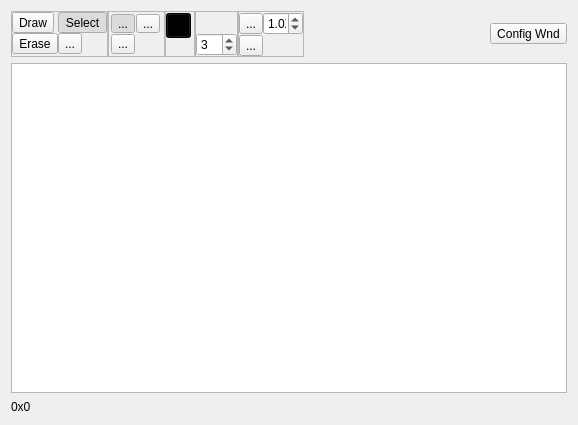
<?xml version="1.0" encoding="UTF-8"?>
<ui version="4.0">
 <class>GraphiItemCtrl</class>
 <widget class="QWidget" name="GraphiItemCtrl">
  <property name="geometry">
   <rect>
    <x>0</x>
    <y>0</y>
    <width>578</width>
    <height>425</height>
   </rect>
  </property>
  <property name="windowTitle">
   <string>GraphiItemCtrl</string>
  </property>
  <layout class="QVBoxLayout" name="verticalLayout">
   <item>
    <widget class="QWidget" name="widget" native="true">
     <property name="sizePolicy">
      <sizepolicy hsizetype="Preferred" vsizetype="Fixed">
       <horstretch>0</horstretch>
       <verstretch>0</verstretch>
      </sizepolicy>
     </property>
     <layout class="QHBoxLayout" name="horizontalLayout">
      <property name="spacing">
       <number>0</number>
      </property>
      <property name="leftMargin">
       <number>0</number>
      </property>
      <property name="topMargin">
       <number>0</number>
      </property>
      <property name="rightMargin">
       <number>0</number>
      </property>
      <property name="bottomMargin">
       <number>0</number>
      </property>
      <item>
       <widget class="QFrame" name="frame_2">
        <property name="minimumSize">
         <size>
          <width>54</width>
          <height>0</height>
         </size>
        </property>
        <property name="frameShape">
         <enum>QFrame::StyledPanel</enum>
        </property>
        <property name="frameShadow">
         <enum>QFrame::Raised</enum>
        </property>
        <layout class="QGridLayout" name="gridLayout">
         <property name="leftMargin">
          <number>0</number>
         </property>
         <property name="topMargin">
          <number>0</number>
         </property>
         <property name="rightMargin">
          <number>0</number>
         </property>
         <property name="bottomMargin">
          <number>0</number>
         </property>
         <property name="spacing">
          <number>0</number>
         </property>
         <item row="0" column="0">
          <widget class="QToolButton" name="rdo_Draw">
           <property name="toolTip">
            <string>&lt;html&gt;&lt;head/&gt;&lt;body&gt;&lt;p&gt;Draw&lt;/p&gt;&lt;/body&gt;&lt;/html&gt;</string>
           </property>
           <property name="text">
            <string>Draw</string>
           </property>
           <property name="icon">
            <iconset resource="ImageTool.qrc">
             <normaloff>:/ImageTool/Resources/edit.png</normaloff>:/ImageTool/Resources/edit.png</iconset>
           </property>
           <property name="shortcut">
            <string>Ctrl+D</string>
           </property>
           <property name="checkable">
            <bool>true</bool>
           </property>
           <property name="checked">
            <bool>false</bool>
           </property>
          </widget>
         </item>
         <item row="0" column="1">
          <widget class="QToolButton" name="rdo_Select">
           <property name="toolTip">
            <string>&lt;html&gt;&lt;head/&gt;&lt;body&gt;&lt;p&gt;Select&lt;/p&gt;&lt;/body&gt;&lt;/html&gt;</string>
           </property>
           <property name="text">
            <string>Select</string>
           </property>
           <property name="icon">
            <iconset resource="ImageTool.qrc">
             <normaloff>:/ImageTool/Resources/cursor_hand.png</normaloff>:/ImageTool/Resources/cursor_hand.png</iconset>
           </property>
           <property name="shortcut">
            <string>Ctrl+M</string>
           </property>
           <property name="checkable">
            <bool>true</bool>
           </property>
           <property name="checked">
            <bool>true</bool>
           </property>
          </widget>
         </item>
         <item row="1" column="0">
          <widget class="QToolButton" name="rdo_Erase">
           <property name="toolTip">
            <string>&lt;html&gt;&lt;head/&gt;&lt;body&gt;&lt;p&gt;Erase&lt;/p&gt;&lt;/body&gt;&lt;/html&gt;</string>
           </property>
           <property name="text">
            <string>Erase</string>
           </property>
           <property name="icon">
            <iconset resource="ImageTool.qrc">
             <normaloff>:/ImageTool/Resources/Eraser.png</normaloff>:/ImageTool/Resources/Eraser.png</iconset>
           </property>
           <property name="shortcut">
            <string>Ctrl+E</string>
           </property>
           <property name="checkable">
            <bool>true</bool>
           </property>
          </widget>
         </item>
         <item row="1" column="1">
          <widget class="QToolButton" name="rdo_Point">
           <property name="toolTip">
            <string>&lt;html&gt;&lt;head/&gt;&lt;body&gt;&lt;p&gt;Point&lt;/p&gt;&lt;/body&gt;&lt;/html&gt;</string>
           </property>
           <property name="text">
            <string>...</string>
           </property>
           <property name="icon">
            <iconset resource="ImageTool.qrc">
             <normaloff>:/ImageTool/Resources/Arrow.png</normaloff>:/ImageTool/Resources/Arrow.png</iconset>
           </property>
           <property name="shortcut">
            <string>Ctrl+P</string>
           </property>
           <property name="checkable">
            <bool>true</bool>
           </property>
          </widget>
         </item>
        </layout>
       </widget>
      </item>
      <item>
       <widget class="QFrame" name="frm_ItemSelection">
        <property name="sizePolicy">
         <sizepolicy hsizetype="Fixed" vsizetype="Fixed">
          <horstretch>0</horstretch>
          <verstretch>0</verstretch>
         </sizepolicy>
        </property>
        <property name="minimumSize">
         <size>
          <width>57</width>
          <height>45</height>
         </size>
        </property>
        <property name="frameShape">
         <enum>QFrame::StyledPanel</enum>
        </property>
        <property name="frameShadow">
         <enum>QFrame::Raised</enum>
        </property>
        <layout class="QFormLayout" name="formLayout">
         <property name="fieldGrowthPolicy">
          <enum>QFormLayout::AllNonFixedFieldsGrow</enum>
         </property>
         <property name="horizontalSpacing">
          <number>1</number>
         </property>
         <property name="verticalSpacing">
          <number>1</number>
         </property>
         <property name="leftMargin">
          <number>2</number>
         </property>
         <property name="topMargin">
          <number>2</number>
         </property>
         <property name="rightMargin">
          <number>2</number>
         </property>
         <property name="bottomMargin">
          <number>2</number>
         </property>
         <item row="0" column="0">
          <widget class="QToolButton" name="btn_Line">
           <property name="toolTip">
            <string>&lt;html&gt;&lt;head/&gt;&lt;body&gt;&lt;p&gt;Line&lt;/p&gt;&lt;/body&gt;&lt;/html&gt;</string>
           </property>
           <property name="text">
            <string>...</string>
           </property>
           <property name="icon">
            <iconset resource="ImageTool.qrc">
             <normaloff>:/ImageTool/Resources/line.png</normaloff>:/ImageTool/Resources/line.png</iconset>
           </property>
           <property name="checkable">
            <bool>true</bool>
           </property>
           <property name="checked">
            <bool>true</bool>
           </property>
          </widget>
         </item>
         <item row="0" column="1">
          <widget class="QToolButton" name="btn_Rectangle">
           <property name="toolTip">
            <string>&lt;html&gt;&lt;head/&gt;&lt;body&gt;&lt;p&gt;Rect&lt;/p&gt;&lt;/body&gt;&lt;/html&gt;</string>
           </property>
           <property name="text">
            <string>...</string>
           </property>
           <property name="icon">
            <iconset resource="ImageTool.qrc">
             <normaloff>:/ImageTool/Resources/rectangle.png</normaloff>:/ImageTool/Resources/rectangle.png</iconset>
           </property>
           <property name="checkable">
            <bool>true</bool>
           </property>
          </widget>
         </item>
         <item row="1" column="0">
          <widget class="QToolButton" name="btn_Elipse">
           <property name="toolTip">
            <string>&lt;html&gt;&lt;head/&gt;&lt;body&gt;&lt;p&gt;Circle&lt;/p&gt;&lt;/body&gt;&lt;/html&gt;</string>
           </property>
           <property name="text">
            <string>...</string>
           </property>
           <property name="icon">
            <iconset resource="ImageTool.qrc">
             <normaloff>:/ImageTool/Resources/circle.png</normaloff>:/ImageTool/Resources/circle.png</iconset>
           </property>
           <property name="checkable">
            <bool>true</bool>
           </property>
           <property name="autoRaise">
            <bool>false</bool>
           </property>
          </widget>
         </item>
        </layout>
       </widget>
      </item>
      <item>
       <widget class="QFrame" name="frm_ClrSelection">
        <property name="minimumSize">
         <size>
          <width>30</width>
          <height>0</height>
         </size>
        </property>
        <property name="frameShape">
         <enum>QFrame::StyledPanel</enum>
        </property>
        <property name="frameShadow">
         <enum>QFrame::Raised</enum>
        </property>
        <layout class="QVBoxLayout" name="verticalLayout_3">
         <property name="spacing">
          <number>0</number>
         </property>
         <property name="leftMargin">
          <number>0</number>
         </property>
         <property name="topMargin">
          <number>0</number>
         </property>
         <property name="rightMargin">
          <number>0</number>
         </property>
         <property name="bottomMargin">
          <number>0</number>
         </property>
         <item>
          <widget class="QToolButton" name="toolButton">
           <property name="minimumSize">
            <size>
             <width>25</width>
             <height>25</height>
            </size>
           </property>
           <property name="palette">
            <palette>
             <active>
              <colorrole role="Button">
               <brush brushstyle="SolidPattern">
                <color alpha="255">
                 <red>0</red>
                 <green>0</green>
                 <blue>0</blue>
                </color>
               </brush>
              </colorrole>
              <colorrole role="Base">
               <brush brushstyle="SolidPattern">
                <color alpha="255">
                 <red>0</red>
                 <green>85</green>
                 <blue>0</blue>
                </color>
               </brush>
              </colorrole>
              <colorrole role="Window">
               <brush brushstyle="SolidPattern">
                <color alpha="255">
                 <red>0</red>
                 <green>0</green>
                 <blue>0</blue>
                </color>
               </brush>
              </colorrole>
             </active>
             <inactive>
              <colorrole role="Button">
               <brush brushstyle="SolidPattern">
                <color alpha="255">
                 <red>0</red>
                 <green>0</green>
                 <blue>0</blue>
                </color>
               </brush>
              </colorrole>
              <colorrole role="Base">
               <brush brushstyle="SolidPattern">
                <color alpha="255">
                 <red>0</red>
                 <green>85</green>
                 <blue>0</blue>
                </color>
               </brush>
              </colorrole>
              <colorrole role="Window">
               <brush brushstyle="SolidPattern">
                <color alpha="255">
                 <red>0</red>
                 <green>0</green>
                 <blue>0</blue>
                </color>
               </brush>
              </colorrole>
             </inactive>
             <disabled>
              <colorrole role="Button">
               <brush brushstyle="SolidPattern">
                <color alpha="255">
                 <red>0</red>
                 <green>0</green>
                 <blue>0</blue>
                </color>
               </brush>
              </colorrole>
              <colorrole role="Base">
               <brush brushstyle="SolidPattern">
                <color alpha="255">
                 <red>0</red>
                 <green>0</green>
                 <blue>0</blue>
                </color>
               </brush>
              </colorrole>
              <colorrole role="Window">
               <brush brushstyle="SolidPattern">
                <color alpha="255">
                 <red>0</red>
                 <green>0</green>
                 <blue>0</blue>
                </color>
               </brush>
              </colorrole>
             </disabled>
            </palette>
           </property>
           <property name="toolTip">
            <string>&lt;html&gt;&lt;head/&gt;&lt;body&gt;&lt;p&gt;&lt;span style=&quot; font-weight:600; font-style:italic; color:#ff0000;&quot;&gt;Change &lt;/span&gt;&lt;span style=&quot; font-weight:600; font-style:italic;&quot;&gt;Color&lt;/span&gt;&lt;/p&gt;&lt;/body&gt;&lt;/html&gt;</string>
           </property>
           <property name="text">
            <string>...</string>
           </property>
           <property name="icon">
            <iconset resource="ImageTool.qrc">
             <normaloff>:/ImageTool/Resources/pallet.png</normaloff>:/ImageTool/Resources/pallet.png</iconset>
           </property>
          </widget>
         </item>
         <item>
          <widget class="QLabel" name="lbl_SelColor">
           <property name="sizePolicy">
            <sizepolicy hsizetype="Fixed" vsizetype="Fixed">
             <horstretch>0</horstretch>
             <verstretch>0</verstretch>
            </sizepolicy>
           </property>
           <property name="minimumSize">
            <size>
             <width>25</width>
             <height>15</height>
            </size>
           </property>
           <property name="text">
            <string/>
           </property>
          </widget>
         </item>
        </layout>
       </widget>
      </item>
      <item>
       <widget class="QFrame" name="frm_SizeSelection">
        <property name="minimumSize">
         <size>
          <width>37</width>
          <height>0</height>
         </size>
        </property>
        <property name="frameShape">
         <enum>QFrame::StyledPanel</enum>
        </property>
        <property name="frameShadow">
         <enum>QFrame::Raised</enum>
        </property>
        <layout class="QVBoxLayout" name="verticalLayout_4">
         <property name="spacing">
          <number>0</number>
         </property>
         <property name="leftMargin">
          <number>0</number>
         </property>
         <property name="topMargin">
          <number>0</number>
         </property>
         <property name="rightMargin">
          <number>0</number>
         </property>
         <property name="bottomMargin">
          <number>0</number>
         </property>
         <item>
          <widget class="QLabel" name="label">
           <property name="maximumSize">
            <size>
             <width>25</width>
             <height>25</height>
            </size>
           </property>
           <property name="toolTip">
            <string>&lt;html&gt;&lt;head/&gt;&lt;body&gt;&lt;p&gt;&lt;span style=&quot; font-size:7pt;&quot;&gt;Set &lt;/span&gt;&lt;span style=&quot; font-size:9pt;&quot;&gt;LineWidth&lt;/span&gt;&lt;/p&gt;&lt;/body&gt;&lt;/html&gt;</string>
           </property>
           <property name="text">
            <string/>
           </property>
           <property name="pixmap">
            <pixmap resource="ImageTool.qrc">:/ImageTool/Resources/width.png</pixmap>
           </property>
           <property name="scaledContents">
            <bool>true</bool>
           </property>
           <property name="alignment">
            <set>Qt::AlignCenter</set>
           </property>
           <property name="wordWrap">
            <bool>true</bool>
           </property>
          </widget>
         </item>
         <item>
          <widget class="QSpinBox" name="spin_LineWidth">
           <property name="minimum">
            <number>1</number>
           </property>
           <property name="maximum">
            <number>10</number>
           </property>
           <property name="value">
            <number>3</number>
           </property>
          </widget>
         </item>
        </layout>
       </widget>
      </item>
      <item>
       <widget class="QFrame" name="frame">
        <property name="minimumSize">
         <size>
          <width>30</width>
          <height>0</height>
         </size>
        </property>
        <property name="frameShape">
         <enum>QFrame::StyledPanel</enum>
        </property>
        <property name="frameShadow">
         <enum>QFrame::Raised</enum>
        </property>
        <layout class="QGridLayout" name="gridLayout_2">
         <property name="leftMargin">
          <number>0</number>
         </property>
         <property name="topMargin">
          <number>0</number>
         </property>
         <property name="rightMargin">
          <number>0</number>
         </property>
         <property name="bottomMargin">
          <number>0</number>
         </property>
         <property name="spacing">
          <number>0</number>
         </property>
         <item row="0" column="0" rowspan="2" colspan="2">
          <widget class="QToolButton" name="btn_ZoomIn">
           <property name="toolTip">
            <string>&lt;html&gt;&lt;head/&gt;&lt;body&gt;&lt;p&gt;Zoom in&lt;/p&gt;&lt;/body&gt;&lt;/html&gt;</string>
           </property>
           <property name="text">
            <string>...</string>
           </property>
           <property name="icon">
            <iconset resource="ImageTool.qrc">
             <normaloff>:/ImageTool/Resources/zin.png</normaloff>:/ImageTool/Resources/zin.png</iconset>
           </property>
          </widget>
         </item>
         <item row="2" column="0" colspan="2">
          <widget class="QToolButton" name="btn_ZoomOut">
           <property name="toolTip">
            <string>&lt;html&gt;&lt;head/&gt;&lt;body&gt;&lt;p&gt;Zoom out&lt;/p&gt;&lt;/body&gt;&lt;/html&gt;</string>
           </property>
           <property name="text">
            <string>...</string>
           </property>
           <property name="icon">
            <iconset resource="ImageTool.qrc">
             <normaloff>:/ImageTool/Resources/zout.png</normaloff>:/ImageTool/Resources/zout.png</iconset>
           </property>
          </widget>
         </item>
         <item row="0" column="2">
          <widget class="QDoubleSpinBox" name="spin_Zoom">
           <property name="sizePolicy">
            <sizepolicy hsizetype="Minimum" vsizetype="Minimum">
             <horstretch>0</horstretch>
             <verstretch>0</verstretch>
            </sizepolicy>
           </property>
           <property name="minimumSize">
            <size>
             <width>40</width>
             <height>0</height>
            </size>
           </property>
           <property name="maximumSize">
            <size>
             <width>40</width>
             <height>40</height>
            </size>
           </property>
           <property name="suffix">
            <string>X</string>
           </property>
           <property name="decimals">
            <number>1</number>
           </property>
           <property name="maximum">
            <double>2.000000000000000</double>
           </property>
           <property name="singleStep">
            <double>0.100000000000000</double>
           </property>
           <property name="value">
            <double>1.000000000000000</double>
           </property>
          </widget>
         </item>
        </layout>
       </widget>
      </item>
      <item>
       <spacer name="horizontalSpacer">
        <property name="orientation">
         <enum>Qt::Horizontal</enum>
        </property>
        <property name="sizeHint" stdset="0">
         <size>
          <width>40</width>
          <height>20</height>
         </size>
        </property>
       </spacer>
      </item>
      <item>
       <widget class="QToolButton" name="btn_Configure">
        <property name="text">
         <string>Config Wnd</string>
        </property>
       </widget>
      </item>
     </layout>
    </widget>
   </item>
   <item>
    <widget class="GraphicImageView" name="p_GraphicView">
     <property name="sizePolicy">
      <sizepolicy hsizetype="Preferred" vsizetype="Preferred">
       <horstretch>0</horstretch>
       <verstretch>0</verstretch>
      </sizepolicy>
     </property>
     <property name="verticalScrollBarPolicy">
      <enum>Qt::ScrollBarAsNeeded</enum>
     </property>
     <property name="horizontalScrollBarPolicy">
      <enum>Qt::ScrollBarAsNeeded</enum>
     </property>
     <property name="sizeAdjustPolicy">
      <enum>QAbstractScrollArea::AdjustToContents</enum>
     </property>
     <property name="transformationAnchor">
      <enum>QGraphicsView::AnchorUnderMouse</enum>
     </property>
     <property name="resizeAnchor">
      <enum>QGraphicsView::NoAnchor</enum>
     </property>
    </widget>
   </item>
   <item>
    <widget class="QWidget" name="p_StatusBar" native="true">
     <property name="minimumSize">
      <size>
       <width>0</width>
       <height>15</height>
      </size>
     </property>
     <property name="maximumSize">
      <size>
       <width>16777215</width>
       <height>15</height>
      </size>
     </property>
     <layout class="QHBoxLayout" name="horizontalLayout_2">
      <property name="spacing">
       <number>0</number>
      </property>
      <property name="leftMargin">
       <number>0</number>
      </property>
      <property name="topMargin">
       <number>0</number>
      </property>
      <property name="rightMargin">
       <number>0</number>
      </property>
      <property name="bottomMargin">
       <number>0</number>
      </property>
      <item>
       <widget class="QLabel" name="lbl_Coordinates">
        <property name="text">
         <string>0x0</string>
        </property>
       </widget>
      </item>
      <item>
       <widget class="QLabel" name="lbl_Zoom">
        <property name="text">
         <string/>
        </property>
       </widget>
      </item>
     </layout>
    </widget>
   </item>
  </layout>
 </widget>
 <layoutdefault spacing="6" margin="11"/>
 <customwidgets>
  <customwidget>
   <class>GraphicImageView</class>
   <extends>QGraphicsView</extends>
   <header location="global">GraphicImageView.h</header>
  </customwidget>
 </customwidgets>
 <resources>
  <include location="ImageTool.qrc"/>
 </resources>
 <connections>
  <connection>
   <sender>btn_Configure</sender>
   <signal>clicked()</signal>
   <receiver>GraphiItemCtrl</receiver>
   <slot>OpenConfigurationWnd()</slot>
   <hints>
    <hint type="sourcelabel">
     <x>568</x>
     <y>41</y>
    </hint>
    <hint type="destinationlabel">
     <x>366</x>
     <y>26</y>
    </hint>
   </hints>
  </connection>
  <connection>
   <sender>toolButton</sender>
   <signal>clicked()</signal>
   <receiver>GraphiItemCtrl</receiver>
   <slot>OpenColorPallet()</slot>
   <hints>
    <hint type="sourcelabel">
     <x>135</x>
     <y>19</y>
    </hint>
    <hint type="destinationlabel">
     <x>159</x>
     <y>-31</y>
    </hint>
   </hints>
  </connection>
  <connection>
   <sender>spin_LineWidth</sender>
   <signal>valueChanged(int)</signal>
   <receiver>GraphiItemCtrl</receiver>
   <slot>OnLineWidth(int)</slot>
   <hints>
    <hint type="sourcelabel">
     <x>187</x>
     <y>54</y>
    </hint>
    <hint type="destinationlabel">
     <x>251</x>
     <y>-30</y>
    </hint>
   </hints>
  </connection>
  <connection>
   <sender>spin_Zoom</sender>
   <signal>valueChanged(double)</signal>
   <receiver>GraphiItemCtrl</receiver>
   <slot>OnZoomValueChanged(double)</slot>
   <hints>
    <hint type="sourcelabel">
     <x>227</x>
     <y>16</y>
    </hint>
    <hint type="destinationlabel">
     <x>227</x>
     <y>-21</y>
    </hint>
   </hints>
  </connection>
 </connections>
 <slots>
  <slot>OnDrawItemChanged(QString)</slot>
  <slot>OpenConfigurationWnd()</slot>
  <slot>OpenColorPallet()</slot>
  <slot>OnLineWidth(int)</slot>
  <slot>OnZoomValueChanged(double)</slot>
 </slots>
</ui>
